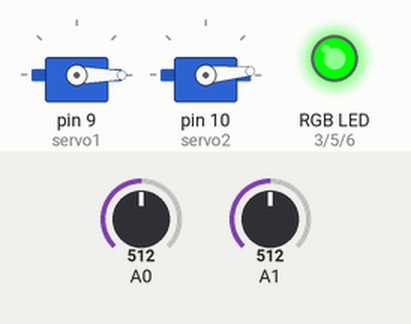
A sketch run on a simulated Arduino Uno, built with avr-gcc and run on an emulated ATmega328P. On the bench: 2 × servo, an RGB LED mixed from three pins (HIGH = lit). The inputs (shaded band) are chosen by the test bench; at power-on: A1 = 512, A0 = 512.

Above: at 1.2 s.
1.3 s: A1 set to 651
2.8 s: A1 set to 680
At 3.6 s:
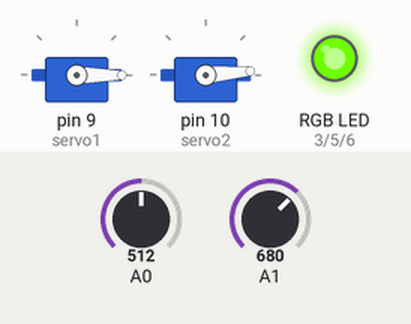
5.8 s: A0 set to 116
8.8 s: A0 set to 95
At 10.7 s:
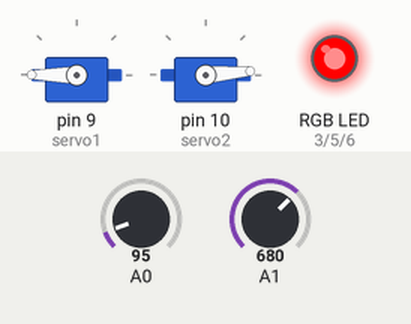
11.8 s: A0 set to 122
At 12.8 s:
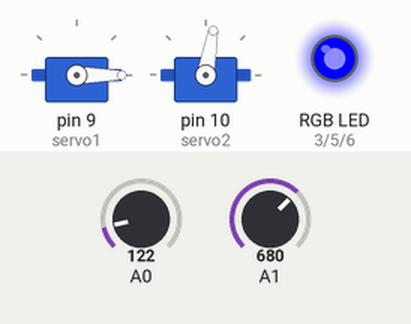
Timing chart, 0 to 14.3 s (numbered marks = the images above; inputs shaded):
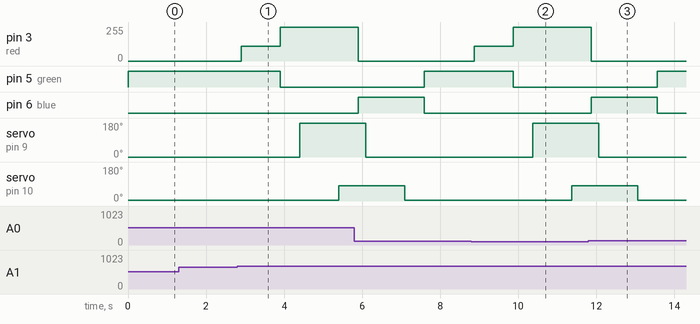

The sketch:

Automatic_Catapult.ino
```cpp
/*
 ************************************************************************************
 * Mechanismic Inc.
 *
 * Created 2023
 * By Chad Carney
 * Last Modified 09/12/2023
 * Version 2.0
 *
 *
 * This project aims to educate the user on how two photocells and two servos can
 * automatically launch a foam ball
 *
 *
 * https://snappyxo.io/

 ************************************************************************************
 */

#include<Servo.h>
Servo servo1;
Servo servo2;

int angle1=0;
int angle2=5;

double a=1;
double b=1;


void setup()
{

pinMode(3,OUTPUT); //red
pinMode(5,OUTPUT); //green
pinMode(6,OUTPUT); //blue

Serial.begin(9600);

servo1.attach(9);
servo2.attach(10);
servo1.write(angle1);
servo2.write(angle2);

Calibrate();

}


void loop()
{
//standby
analogWrite(5,255);
analogWrite(3,0);
analogWrite(6,0);

//photocell measurements
int ambientLight=analogRead(A1)/a;
int lightVal=analogRead(A0)/b;

//Serial.print("Light");
//Serial.println(lightVal);
//Serial.print("Ambient");
//Serial.println(ambientLight);

 //Serial.println(a);
 //Serial.println(b);


int a1Light=analogRead(A1);
int b1Light=analogRead(A0);
delay(50);
int a2Light=analogRead(A1);
int b2Light=analogRead(A0);

//if both sensors detect a similar change at the same time, then the environment must have changed, so we recalibrate for it
if(abs(a1Light-a2Light) > 5 && abs(b1Light-b2Light) > 5 )
{
  Calibrate();
  Calibrate();

  //calibrates twice for redundancy
}


  if (lightVal < (ambientLight/1.3))
  {

  //ball detected
  analogWrite(3, 110);
  analogWrite(6, 0);
  analogWrite(5,255);
  delay(1000);

 //recheck sensors to determine if ball is still in place
  int ambientLight1=analogRead(A1)/a;
  int lightVal1=analogRead(A0)/b;

  if(lightVal1 < (ambientLight1/1.3))
  {
    Launch();
    delay(500);
    Calibrate();
  }
}

}

void Calibrate()
{

 double ambientLight_a=analogRead(A1);
 double lightVal_a=analogRead(A0);

//calibration script

   if(lightVal_a<ambientLight_a)
   {

    b=1;
    a=ambientLight_a/lightVal_a;
      if(a>5)
        {
          a=5;
        }

   }
   if(ambientLight_a<lightVal_a)
   {

   a=1;
   b=lightVal_a/ambientLight_a;
   if(b>5)
        {
          b=5;
        }

   }
 //Serial.println("Calibrated");

}

void Launch()
 {
  analogWrite(3, 255);
  analogWrite(5, 0);
  analogWrite(6, 0);

  delay(500);
  servo1.write(180);
  delay(1000);
  servo2.write(80);

  //resetting
  delay(500);

  analogWrite(3, 0);
  analogWrite(5, 0);
  analogWrite(6, 255);

  delay(200);
  servo1.write(0);
  delay(1000);
  servo2.write(5);


 }
```

Measured:
- the behaviour switches between 665 and 666 on A1 (found by bisection; images 0 and 1)
- the behaviour switches between 105 and 104 on A0 (found by bisection; images 1 and 2)
- after the input at 1.3 s, every drawn part: stays the same
- after the input at 2.8 s, pin 3 (red): 0/255 → 110/255 after 0.10 s, → 255/255 1.0 s later; pin 5 (green): HIGH → LOW after 1.1 s; servo on pin 9 (servo1): 0° → 180° after 1.6 s; servo on pin 10 (servo2): 5° → 80° after 2.6 s
- after the input at 8.8 s, pin 3 (red): 0/255 → 110/255 after 0.07 s, → 255/255 1.0 s later; pin 5 (green): HIGH → LOW after 1.1 s; servo on pin 9 (servo1): 0° → 180° after 1.6 s; servo on pin 10 (servo2): 5° → 80° after 2.6 s
- after the input at 11.8 s, pin 3 (red): goes on until 11.9 s, then stays 0/255
